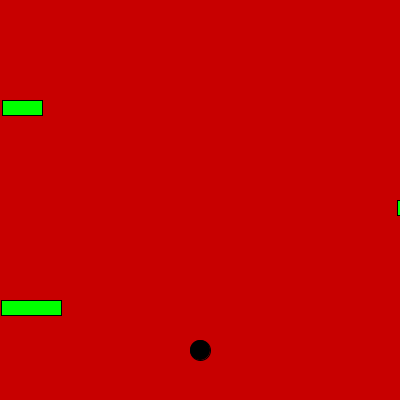
Frame 1 (no input)
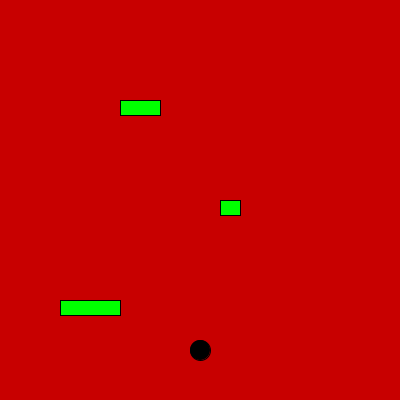
Frame 60 (the mouse pressed at the canvas centre just before this capture)
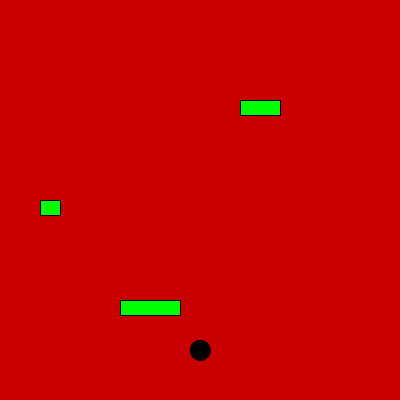
Frame 120 (the mouse held since frame 60 and released just before this capture)

The Processing sketch that drew these frames (run headless with seeded random() and noise(); from frame 60 on, the mouse is pressed at the canvas centre):

// Processing sketch: Frogger
// ── Frogger.pde
int hopDistance;
int frogXPosition=200;
int frogYPosition=350;
int frogXStartingPoint=frogXPosition;
int frogYStartingPoint=frogYPosition;
int radius=10;
Car car1=new Car(0, 100, 40, 2, true);
Car car2=new Car(400, 200, 20, 3, false);
Car car3=new Car(0, 300, 60, 1, true);
void setup() {
  size(400, 400);
}
void draw() {
  background(200, 0, 0);
  fill (0, 0, 0);
  ellipse(frogXPosition, frogYPosition, 20, 20);
  frogInCanvas();
  car1.moveCar();
  car1.display();
  car2.moveCar();
  car2.display();
  car3.moveCar();
  car3.display();
  if (intersects(car1) || intersects(car2) || intersects(car3)) {
    frogXPosition=frogXStartingPoint;
    frogYPosition=frogYStartingPoint;
  } 
}
void keyPressed() {
  if (key == CODED) {
    if (keyCode == UP) {
      //Frog Y position goes up
      println("up");
      frogYPosition=frogYPosition-10;
    } else if (keyCode == DOWN) {
      //Frog Y position goes down 
      println("down");
      frogYPosition=frogYPosition+10;
    } else if (keyCode == RIGHT) {
      //Frog X position goes right
      println("right");
      frogXPosition=frogXPosition+10;
    } else if (keyCode == LEFT) {
      //Frog X position goes left
      println("left");
      frogXPosition=frogXPosition-10;
    }
  }
}
void frogInCanvas() {
  if (frogXPosition<radius) {
    frogXPosition=radius;
  } else if (frogXPosition>width-radius) {
    frogXPosition=width-radius;
  } else if (frogYPosition>height-radius) {
    frogYPosition=height-radius;
  } else if (frogYPosition<radius) {
    text("YOU WIN!!!", 150, 200);
  }
}
boolean intersects (Car car) {
    if ((frogYPosition > car.getCarYPosition() && frogYPosition < car.getCarYPosition()+car.getCarSize()) 
    && (frogXPosition > car.getCarXPosition() && frogXPosition < car.getCarXPosition()+car.getCarSize())){
    //if ((frogYPosition+radius > car.getCarYPosition() && frogYPosition-radius > car.getCarYPosition() && frogYPosition < car.getCarYPosition()+car.getCarSize()) 
    //&& (frogXPosition > car.getCarXPosition() && frogXPosition < car.getCarXPosition()+car.getCarSize())){
      return true;
    } else {
      return false;
    }
  }
class Car {
  int carXPosition;
  int carYPosition;
  int carSize;
  int carSpeed;
  boolean carRight;
  Car (int carXPosition, int carYPosition, int carSize, int carSpeed, boolean carRight) {
    this.carXPosition=carXPosition;
    this.carYPosition=carYPosition;
    this.carSize=carSize;
    this.carSpeed=carSpeed;
    this.carRight=carRight;
  }
  void display() {
    fill(0, 255, 0);
    rect(carXPosition, carYPosition, carSize, 15);
  }
  void moveCar(){
    if (carRight){
      carXPosition=carXPosition+carSpeed;
      if (carXPosition>width) {
      carXPosition=-carSize;
      }
    }
    else {
      carXPosition=carXPosition-carSpeed;
      if (carXPosition<-carSize) {
      carXPosition=width;
      }
    }
  }
  int getCarXPosition() {
    return carXPosition;
  }
  int getCarYPosition() {
    return carYPosition;
  }
  int getCarSize() {
    return carSize;
  }
}
